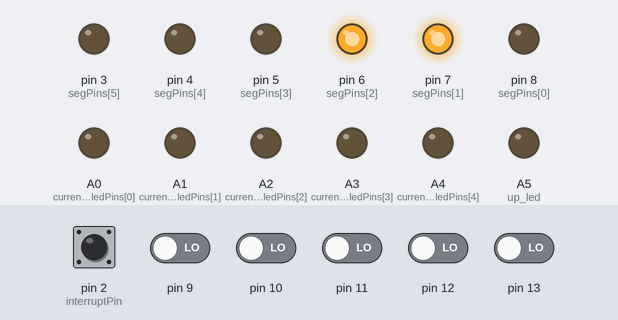
Bench run of a sketch on a simulated Arduino Uno, built with avr-gcc and run on an emulated ATmega328P. Parts: output pins drawn as LEDs (lit = HIGH). The inputs (shaded band) are chosen by the test bench; at power-on: pin 2 (interruptPin) HIGH, pin 9–13 LOW. Pins used as bus, display or sensor lines are not drawn.

Above: at 1.2 s.
1.3 s: pin 2 (interruptPin) pulled LOW for 0.15 s
At 2.6 s:
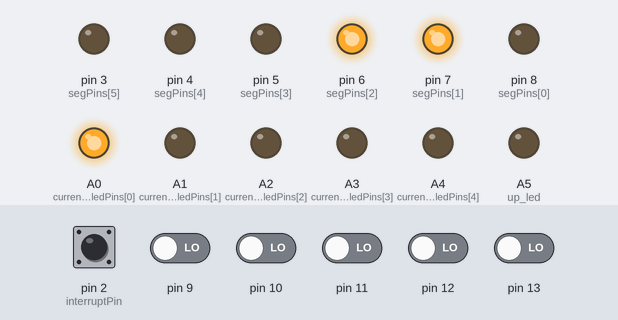
2.9 s: pin 10 driven HIGH
At 3.2 s:
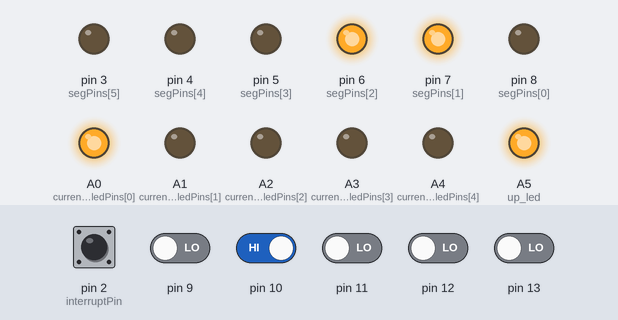
5.9 s: pin 11 driven HIGH
At 6.7 s:
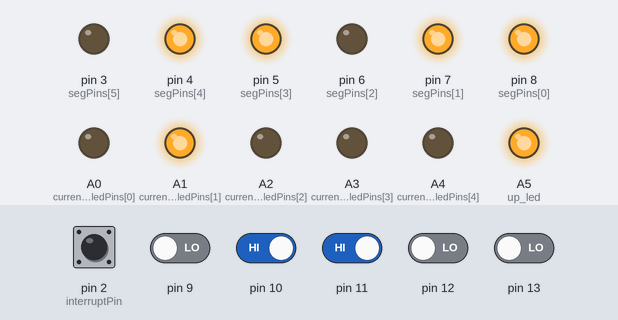
Timing chart, 0 to 14.9 s (numbered marks = the images above; inputs shaded):
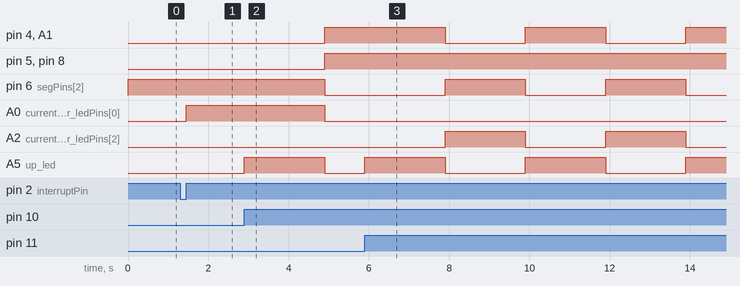

Measured:
- after the input at 1.3 s, A0 (currentFloor_ledPins[0]): LOW → HIGH after 0.15 s
- after the input at 2.9 s, pin 4 (segPins[4]), pin 5 (segPins[3]), pin 8 (segPins[0]), A1 (currentFloor_ledPins[1]): LOW → HIGH after 2.0 s; pin 6 (segPins[2]), A0 (currentFloor_ledPins[0]): HIGH → LOW after 2.0 s; A5 (up_led): LOW → HIGH at once, → LOW 2.0 s later
- after the input at 5.9 s, pin 4 (segPins[4]), pin 6 (segPins[2]), A1 (currentFloor_ledPins[1]), A2 (currentFloor_ledPins[2]): alternates HIGH for 2.0 s and LOW for 2.0 s, starting after 2.0 s; A5 (up_led): alternates HIGH for 2.0 s and LOW for 2.0 s, starting at once

The sketch:

code_elevator_simulation.ino
```cpp
// C++ code
//
int list1 = 0;
int current_floor = 1;
const int segPins[7] = {8, 7, 6, 5, 4, 3, 1};
const byte interruptPin = 2;
volatile int queue[10];      // Queue for storing requests
volatile int queueCount = 0; // Number of requests in the queue
int currentFloor = 1;
int targetFloor = 1;
int floors[5] = {1,2,3,4,5};
const int currentFloor_ledPins[5] = {A0, A1, A2, A3, A4};

byte digitPatterns[5][7] = {
  {LOW, HIGH, HIGH, LOW, LOW, LOW, LOW},   // 1
  {HIGH, HIGH, LOW, HIGH, HIGH, LOW, HIGH},  // 2
  {HIGH, HIGH, HIGH, HIGH, LOW, LOW, HIGH},  // 3
  {LOW, HIGH, HIGH, LOW, LOW, HIGH, HIGH},  // 4
  {HIGH, LOW, HIGH, HIGH, LOW, HIGH, HIGH}   // 5
};

void update7SegmentDisplay(int floor) {
  if (floor >= 1 && floor <= 5) {
    for (int i = 0; i < 7; i++) {
      digitalWrite(segPins[i], digitPatterns[floor - 1][i]);

    }
  }
}

void setup()
{
  Serial.begin(9600);
  pinMode(9, INPUT);
  pinMode(10, INPUT);
  pinMode(11, INPUT);
  pinMode(12, INPUT);
  pinMode(13, INPUT);
  pinMode(A0, OUTPUT);
  pinMode(A1, OUTPUT);
  pinMode(A2, OUTPUT);
  pinMode(A2, OUTPUT);
  pinMode(A3, OUTPUT);
  pinMode(A4, OUTPUT);
  pinMode(A5, OUTPUT);  // up led
  //pinMode(0, OUTPUT);	// down led
  for (int i = 0; i < 7; i++) {
    pinMode(segPins[i], OUTPUT);
  }
  for (int i = 0; i < 7; i++) {
    digitalWrite(segPins[i], LOW);
  }

  pinMode(interruptPin, INPUT_PULLUP);
  attachInterrupt(digitalPinToInterrupt(interruptPin), pressedtwo, RISING);
  update7SegmentDisplay(currentFloor);
}


void loop()
{
  digitalWrite(A5, LOW);
  digitalWrite(0, LOW);
  check_and_addtoQueue();

  if (queueCount > 0) {
    targetFloor = queue[0];  // Get the first request in the queue

    if (currentFloor < targetFloor) {
      // Move up
      digitalWrite(A5, HIGH);
      //digitalWrite(0, LOW);
      for (int i = currentFloor; i < targetFloor; i++){
      	update7SegmentDisplay(currentFloor);
        digitalWrite(currentFloor_ledPins[currentFloor-1], HIGH);
      	delay(2000);
        digitalWrite(currentFloor_ledPins[currentFloor-1], LOW);
      	currentFloor++;
      }
      digitalWrite(A5, LOW);
    }

    else if (currentFloor > targetFloor) {
      digitalWrite(A5, LOW);
      //digitalWrite(0, HIGH);
      // Move down
      for (int i = currentFloor; i > targetFloor; i--){
      	update7SegmentDisplay(currentFloor);
        digitalWrite(currentFloor_ledPins[currentFloor-1], HIGH);
      	delay(2000);
        digitalWrite(currentFloor_ledPins[currentFloor-1], LOW);
      	currentFloor--;
      }
      //digitalWrite(0, LOW);
    }
    display_currentFloor(currentFloor);
    clearRequestFromQueue();
  }
}
void pressedtwo(){
      queue[queueCount] = floors[0];
      queueCount++;
}

void check_and_addtoQueue(){
  for(int i = 9; i < 14; i++ ){
    if (digitalRead(i) == HIGH) {
      queue[queueCount] = floors[i-9];
      queueCount++;
      }
  }
}

void clearRequestFromQueue() {
  for (int i = 0; i < queueCount; i++) {
    queue[i] = queue[i + 1];  // Shift requests
  }
  queueCount--;  // Decrease the queue count
}
void display_currentFloor(int floor){
  update7SegmentDisplay(floor);
  digitalWrite(currentFloor_ledPins[floor-1], HIGH);
}
```
